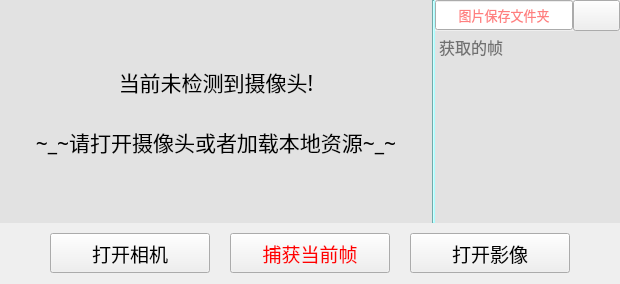
          <widget class="QWidget" name="tab_6">
           <attribute name="icon">
            <iconset resource="Ui_logic.qrc">
             <normaloff>:/newfilepath/Icon/home.png</normaloff>:/newfilepath/Icon/home.png</iconset>
           </attribute>
           <attribute name="title">
            <string>相机/本地资源</string>
           </attribute>
           <layout class="QVBoxLayout" name="verticalLayout_9">
            <property name="spacing">
             <number>10</number>
            </property>
            <property name="leftMargin">
             <number>0</number>
            </property>
            <property name="topMargin">
             <number>0</number>
            </property>
            <property name="rightMargin">
             <number>0</number>
            </property>
            <property name="bottomMargin">
             <number>11</number>
            </property>
            <item>
             <layout class="QHBoxLayout" name="horizontalLayout_15" stretch="7,1,3">
              <property name="spacing">
               <number>0</number>
              </property>
              <item>
               <widget class="QLabel" name="label_camera">
                <property name="font">
                 <font>
                  <family>楷体</family>
                  <pointsize>16</pointsize>
                 </font>
                </property>
                <property name="styleSheet">
                 <string notr="true">background-color: rgba(104, 104, 104, 0.1);</string>
                </property>
                <property name="midLineWidth">
                 <number>0</number>
                </property>
                <property name="text">
                 <string>当前未检测到摄像头!

~_~请打开摄像头或者加载本地资源~_~</string>
                </property>
                <property name="textFormat">
                 <enum>Qt::AutoText</enum>
                </property>
                <property name="scaledContents">
                 <bool>true</bool>
                </property>
                <property name="alignment">
                 <set>Qt::AlignCenter</set>
                </property>
                <property name="openExternalLinks">
                 <bool>true</bool>
                </property>
               </widget>
              </item>
              <item>
               <widget class="Line" name="line">
                <property name="styleSheet">
                 <string notr="true">background-color: rgb(170, 255, 255);</string>
                </property>
                <property name="orientation">
                 <enum>Qt::Vertical</enum>
                </property>
               </widget>
              </item>
              <item>
               <layout class="QVBoxLayout" name="verticalLayout_5">
                <item>
                 <layout class="QHBoxLayout" name="horizontalLayout_6">
                  <item>
                   <widget class="QLineEdit" name="lineEdit_camera_pix_path">
                    <property name="minimumSize">
                     <size>
                      <width>0</width>
                      <height>30</height>
                     </size>
                    </property>
                    <property name="font">
                     <font>
                      <family>楷体</family>
                      <pointsize>10</pointsize>
                     </font>
                    </property>
                    <property name="styleSheet">
                     <string notr="true">color: rgb(255, 0, 0);</string>
                    </property>
                    <property name="alignment">
                     <set>Qt::AlignCenter</set>
                    </property>
                    <property name="placeholderText">
                     <string>图片保存文件夹</string>
                    </property>
                    <property name="clearButtonEnabled">
                     <bool>true</bool>
                    </property>
                   </widget>
                  </item>
                  <item>
                   <widget class="QPushButton" name="pushButton_load_pix_path">
                    <property name="font">
                     <font>
                      <family>楷体</family>
                      <pointsize>12</pointsize>
                     </font>
                    </property>
                    <property name="text">
                     <string/>
                    </property>
                    <property name="icon">
                     <iconset resource="Ui_logic.qrc">
                      <normaloff>:/newfilepath/Icon/file.png</normaloff>:/newfilepath/Icon/file.png</iconset>
                    </property>
                    <property name="iconSize">
                     <size>
                      <width>40</width>
                      <height>40</height>
                     </size>
                    </property>
                   </widget>
                  </item>
                 </layout>
                </item>
                <item>
                 <widget class="QTextBrowser" name="textBrowser_dataset_show">
                  <property name="font">
                   <font>
                    <family>楷体</family>
                    <pointsize>12</pointsize>
                   </font>
                  </property>
                  <property name="statusTip">
                   <string>展示获取的帧</string>
                  </property>
                  <property name="layoutDirection">
                   <enum>Qt::LeftToRight</enum>
                  </property>
                  <property name="styleSheet">
                   <string notr="true">border:none;
background-color: rgba(104, 104, 104, 0.1);</string>
                  </property>
                  <property name="lineWrapMode">
                   <enum>QTextEdit::NoWrap</enum>
                  </property>
                  <property name="placeholderText">
                   <string>获取的帧</string>
                  </property>
                 </widget>
                </item>
               </layout>
              </item>
             </layout>
            </item>
            <item>
             <layout class="QHBoxLayout" name="horizontalLayout_4">
              <property name="spacing">
               <number>20</number>
              </property>
              <property name="leftMargin">
               <number>50</number>
              </property>
              <property name="rightMargin">
               <number>50</number>
              </property>
              <item>
               <widget class="QPushButton" name="pushButton_open_camera">
                <property name="minimumSize">
                 <size>
                  <width>0</width>
                  <height>40</height>
                 </size>
                </property>
                <property name="font">
                 <font>
                  <family>楷体</family>
                  <pointsize>14</pointsize>
                 </font>
                </property>
                <property name="text">
                 <string>打开相机</string>
                </property>
               </widget>
              </item>
              <item>
               <widget class="QPushButton" name="pushButton_get_current">
                <property name="minimumSize">
                 <size>
                  <width>0</width>
                  <height>40</height>
                 </size>
                </property>
                <property name="font">
                 <font>
                  <family>楷体</family>
                  <pointsize>14</pointsize>
                 </font>
                </property>
                <property name="styleSheet">
                 <string notr="true">color:rgb(255, 0, 0);</string>
                </property>
                <property name="text">
                 <string>捕获当前帧</string>
                </property>
               </widget>
              </item>
              <item>
               <widget class="QPushButton" name="pushButton_open_file">
                <property name="minimumSize">
                 <size>
                  <width>0</width>
                  <height>40</height>
                 </size>
                </property>
                <property name="font">
                 <font>
                  <family>楷体</family>
                  <pointsize>14</pointsize>
                 </font>
                </property>
                <property name="styleSheet">
                 <string notr="true"/>
                </property>
                <property name="text">
                 <string>打开影像</string>
                </property>
               </widget>
              </item>
             </layout>
            </item>
           </layout>
          </widget>
